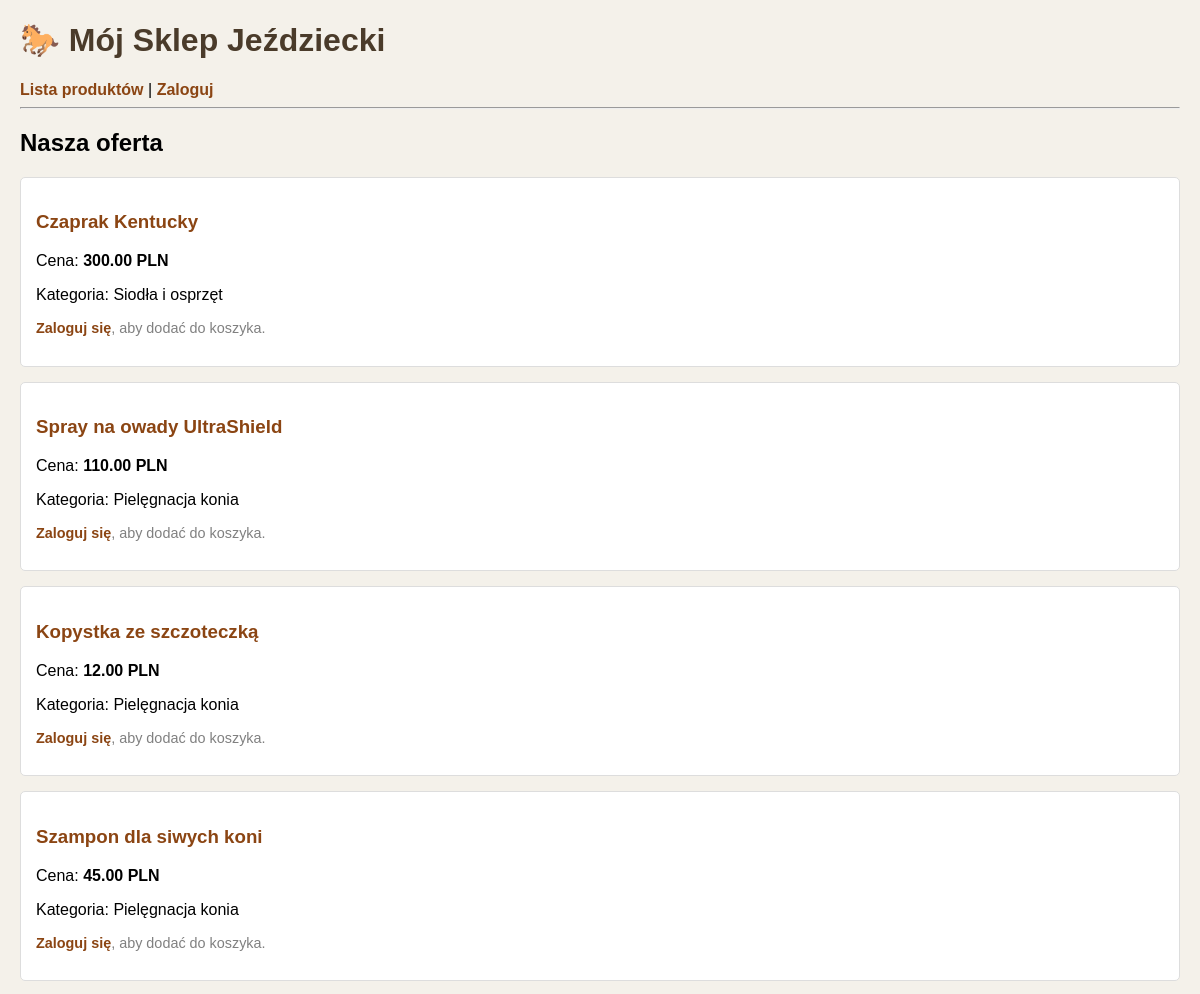
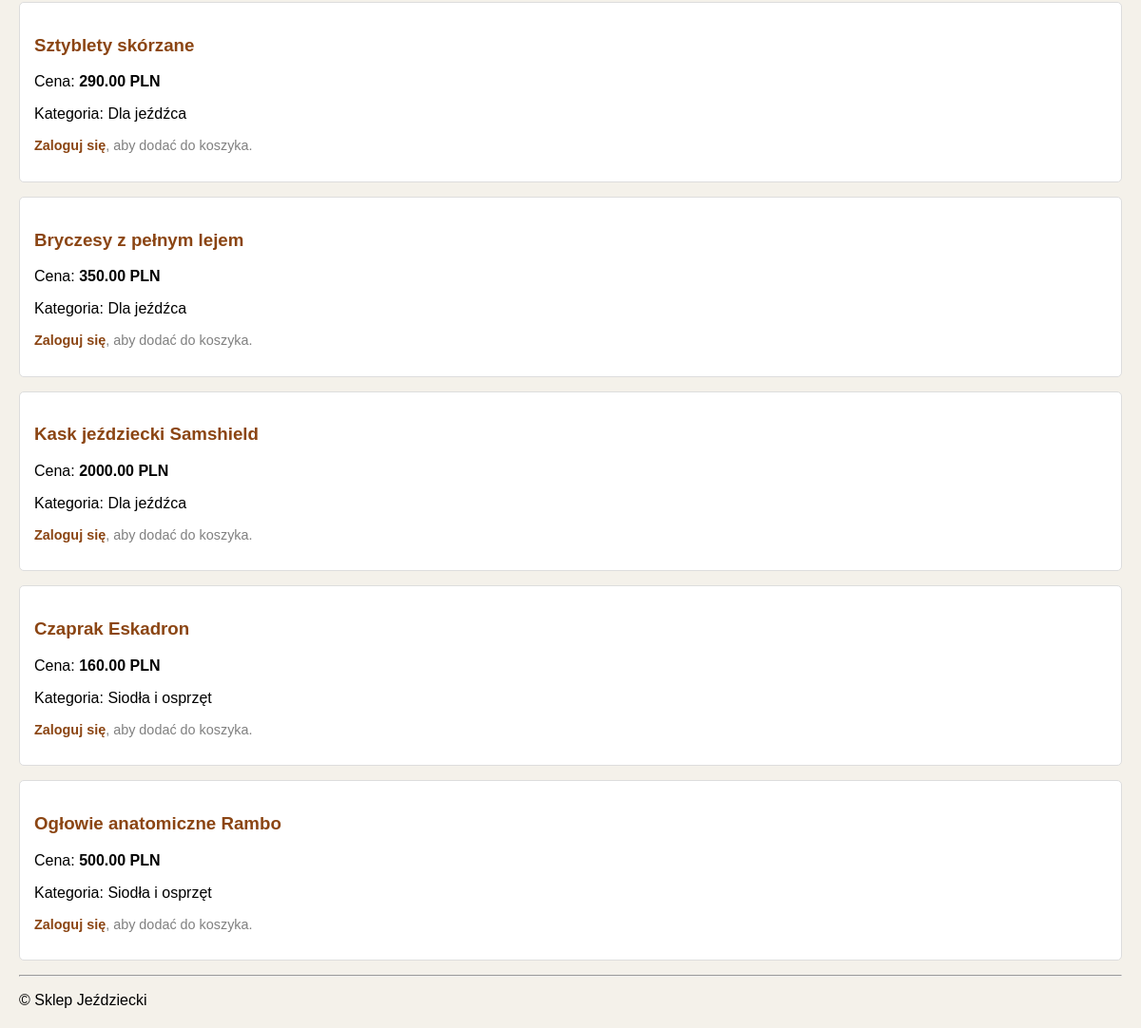
The page /html/produkty/ on the database its author committed (2 pictures, top to bottom).
### sklep/models.py (models this page shows, shortened)
class Produkt(models.Model):
    kategoria = models.ForeignKey(Kategoria, related_name='produkty', on_delete=models.CASCADE)
    nazwa = models.CharField(max_length=200)
    slug = models.SlugField(max_length=200, unique=True, blank=True)
    opis = models.TextField(blank=True, null=True)
    cena = models.DecimalField(max_digits=10, decimal_places=2)
    stan_magazynowy = models.PositiveIntegerField(default=0)
    dostepny = models.BooleanField(default=True)
    utworzono = models.DateTimeField(auto_now_add=True)
    class Meta:
        verbose_name = "Produkt"
        verbose_name_plural = "Produkty"
        ordering = ['-utworzono']
        constraints = [
            CheckConstraint(check=Q(cena__gte=0), name='cena_nieujemna'),
            CheckConstraint(check=Q(stan_magazynowy__gte=0), name='stan_nieujemny'),
        ]

class Kategoria(models.Model):
    nazwa = models.CharField(max_length=100, unique=True)
    slug = models.SlugField(max_length=100, unique=True)
    class Meta:
        verbose_name = "Kategoria"
        verbose_name_plural = "Kategorie"
        ordering = ['nazwa']

### sklep/views.py (the view)
# urls.py: path('html/produkty/', views.produkt_list_html, name='produkt-list-html'),
def produkt_list_html(request):
    produkty = Produkt.objects.all()
    return render(request, "sklep/produkt/list.html", {'produkty': produkty})

### sklep/templates/sklep/produkt/list.html (shortened to what this page needs)
{% extends "sklep/base.html" %}
{% block content %}
    <h2>Nasza oferta</h2>
    {% for produkt in produkty %}
        <div class="product-card" style="border: 1px solid #ddd; padding: 15px; margin-bottom: 15px; border-radius: 5px;">
            <h3>
                <a href="{% url 'produkt-detail-html' produkt.id %}">
                    {{ produkt.nazwa }}
                </a>
            </h3>
            <p>Cena: <strong>{{ produkt.cena }} PLN</strong></p>
            <p>Kategoria: {{ produkt.kategoria.nazwa }}</p>
            <div style="margin-top: 10px;">
                {% if request.user.is_authenticated %}
                    <form action="{% url 'dodaj-do-koszyka' produkt.id %}" method="post">
                        {% csrf_token %}
                        <button type="submit" style="background-color: #28a745; color: white; padding: 8px 15px; border: none; cursor: pointer; border-radius: 3px;">
                            🛒 Do koszyka
                        </button>
                    </form>
                {% else %}
                    <p style="font-size: 0.9em; color: grey;">
                        <a href="{% url 'user-login' %}">Zaloguj się</a>, aby dodać do koszyka.
                    </p>
                {% endif %}
            </div>
            </div>
    {% empty %}
        <p>Brak produktów w sklepie.</p>
    {% endfor %}
{% endblock %}

### sklep/static/css/styl.css (style rules this page uses)
body { font-family: Arial, sans-serif; background-color: #f4f1ea; margin: 20px; }
a { text-decoration: none; color: #8b4513; font-weight: bold; }
.product-card { border: 1px solid #ccc; background: white; padding: 10px; margin-bottom: 10px; border-radius: 5px; }

### rows shown on the page
Produkt: nazwa "Czaprak Kentucky", cena "300.00", kategoria.nazwa "Siodła i osprzęt"
Produkt: nazwa "Spray na owady UltraShield", cena "110.00", kategoria.nazwa "Pielęgnacja konia"
Produkt: nazwa "Kopystka ze szczoteczką", cena "12.00", kategoria.nazwa "Pielęgnacja konia"
Produkt: nazwa "Szampon dla siwych koni", cena "45.00", kategoria.nazwa "Pielęgnacja konia"
Produkt: nazwa "Sztyblety skórzane", cena "290.00", kategoria.nazwa "Dla jeźdźca"
Produkt: nazwa "Bryczesy z pełnym lejem", cena "350.00", kategoria.nazwa "Dla jeźdźca"
Produkt: nazwa "Kask jeździecki Samshield", cena "2000.00", kategoria.nazwa "Dla jeźdźca"
Produkt: nazwa "Czaprak Eskadron", cena "160.00", kategoria.nazwa "Siodła i osprzęt"
Produkt: nazwa "Ogłowie anatomiczne Rambo", cena "500.00", kategoria.nazwa "Siodła i osprzęt"
